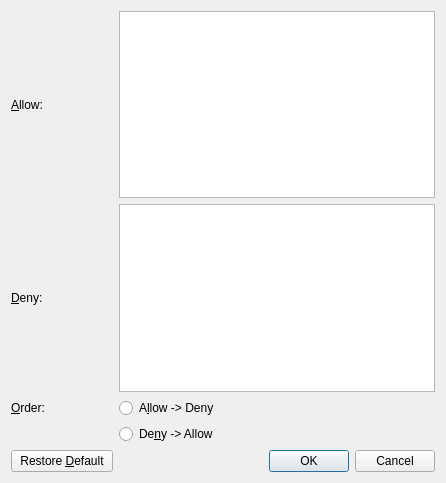
<?xml version="1.0" encoding="UTF-8"?>
<ui version="4.0">
 <class>Option_Extention</class>
 <widget class="QDialog" name="Option_Extention">
  <property name="geometry">
   <rect>
    <x>0</x>
    <y>0</y>
    <width>446</width>
    <height>483</height>
   </rect>
  </property>
  <property name="windowTitle">
   <string>Dialog</string>
  </property>
  <layout class="QGridLayout" name="gridLayout">
   <item row="1" column="0">
    <widget class="QLabel" name="labelDeny">
     <property name="text">
      <string>&amp;Deny:</string>
     </property>
     <property name="buddy">
      <cstring>txtDeny</cstring>
     </property>
    </widget>
   </item>
   <item row="0" column="0">
    <widget class="QLabel" name="labelAllow">
     <property name="text">
      <string>&amp;Allow:</string>
     </property>
     <property name="buddy">
      <cstring>txtAllow</cstring>
     </property>
    </widget>
   </item>
   <item row="5" column="0">
    <widget class="QPushButton" name="btnRestoreDefault">
     <property name="text">
      <string>Restore &amp;Default</string>
     </property>
    </widget>
   </item>
   <item row="3" column="0">
    <widget class="QLabel" name="labelOrder">
     <property name="text">
      <string>&amp;Order:</string>
     </property>
     <property name="buddy">
      <cstring>radioAD</cstring>
     </property>
    </widget>
   </item>
   <item row="5" column="2" colspan="2">
    <widget class="QDialogButtonBox" name="buttonBox">
     <property name="orientation">
      <enum>Qt::Horizontal</enum>
     </property>
     <property name="standardButtons">
      <set>QDialogButtonBox::Cancel|QDialogButtonBox::Ok</set>
     </property>
    </widget>
   </item>
   <item row="0" column="1" colspan="3">
    <widget class="QPlainTextEdit" name="txtAllow"/>
   </item>
   <item row="3" column="1">
    <widget class="QRadioButton" name="radioAD">
     <property name="text">
      <string>A&amp;llow -&gt; Deny</string>
     </property>
    </widget>
   </item>
   <item row="4" column="1">
    <widget class="QRadioButton" name="radioDA">
     <property name="text">
      <string>De&amp;ny -&gt; Allow</string>
     </property>
    </widget>
   </item>
   <item row="1" column="1" colspan="3">
    <widget class="QPlainTextEdit" name="txtDeny"/>
   </item>
  </layout>
 </widget>
 <tabstops>
  <tabstop>txtAllow</tabstop>
  <tabstop>txtDeny</tabstop>
  <tabstop>radioAD</tabstop>
  <tabstop>radioDA</tabstop>
  <tabstop>btnRestoreDefault</tabstop>
 </tabstops>
 <resources/>
 <connections>
  <connection>
   <sender>buttonBox</sender>
   <signal>accepted()</signal>
   <receiver>Option_Extention</receiver>
   <slot>accept()</slot>
   <hints>
    <hint type="sourcelabel">
     <x>436</x>
     <y>465</y>
    </hint>
    <hint type="destinationlabel">
     <x>157</x>
     <y>274</y>
    </hint>
   </hints>
  </connection>
  <connection>
   <sender>buttonBox</sender>
   <signal>rejected()</signal>
   <receiver>Option_Extention</receiver>
   <slot>reject()</slot>
   <hints>
    <hint type="sourcelabel">
     <x>436</x>
     <y>471</y>
    </hint>
    <hint type="destinationlabel">
     <x>286</x>
     <y>274</y>
    </hint>
   </hints>
  </connection>
  <connection>
   <sender>btnRestoreDefault</sender>
   <signal>clicked()</signal>
   <receiver>Option_Extention</receiver>
   <slot>aaa()</slot>
   <hints>
    <hint type="sourcelabel">
     <x>60</x>
     <y>462</y>
    </hint>
    <hint type="destinationlabel">
     <x>222</x>
     <y>241</y>
    </hint>
   </hints>
  </connection>
 </connections>
 <slots>
  <slot>aaa()</slot>
 </slots>
</ui>
